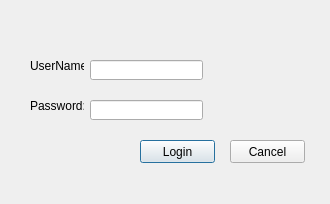
<?xml version="1.0" encoding="UTF-8"?>
<ui version="4.0">
 <class>loginPanel</class>
 <widget class="QDialog" name="loginPanel">
  <property name="geometry">
   <rect>
    <x>0</x>
    <y>0</y>
    <width>330</width>
    <height>204</height>
   </rect>
  </property>
  <property name="windowTitle">
   <string>Dialog</string>
  </property>
  <widget class="QLineEdit" name="username">
   <property name="geometry">
    <rect>
     <x>90</x>
     <y>60</y>
     <width>113</width>
     <height>20</height>
    </rect>
   </property>
  </widget>
  <widget class="QLineEdit" name="password">
   <property name="geometry">
    <rect>
     <x>90</x>
     <y>100</y>
     <width>113</width>
     <height>20</height>
    </rect>
   </property>
  </widget>
  <widget class="QPushButton" name="pushButton">
   <property name="geometry">
    <rect>
     <x>140</x>
     <y>140</y>
     <width>75</width>
     <height>23</height>
    </rect>
   </property>
   <property name="text">
    <string>Login</string>
   </property>
  </widget>
  <widget class="QPushButton" name="pushButton_2">
   <property name="geometry">
    <rect>
     <x>230</x>
     <y>140</y>
     <width>75</width>
     <height>23</height>
    </rect>
   </property>
   <property name="text">
    <string>Cancel</string>
   </property>
  </widget>
  <widget class="QLabel" name="label">
   <property name="geometry">
    <rect>
     <x>30</x>
     <y>60</y>
     <width>54</width>
     <height>12</height>
    </rect>
   </property>
   <property name="text">
    <string>UserName:</string>
   </property>
  </widget>
  <widget class="QLabel" name="label_2">
   <property name="geometry">
    <rect>
     <x>30</x>
     <y>100</y>
     <width>54</width>
     <height>12</height>
    </rect>
   </property>
   <property name="text">
    <string>Password:</string>
   </property>
  </widget>
 </widget>
 <resources/>
 <connections/>
</ui>
